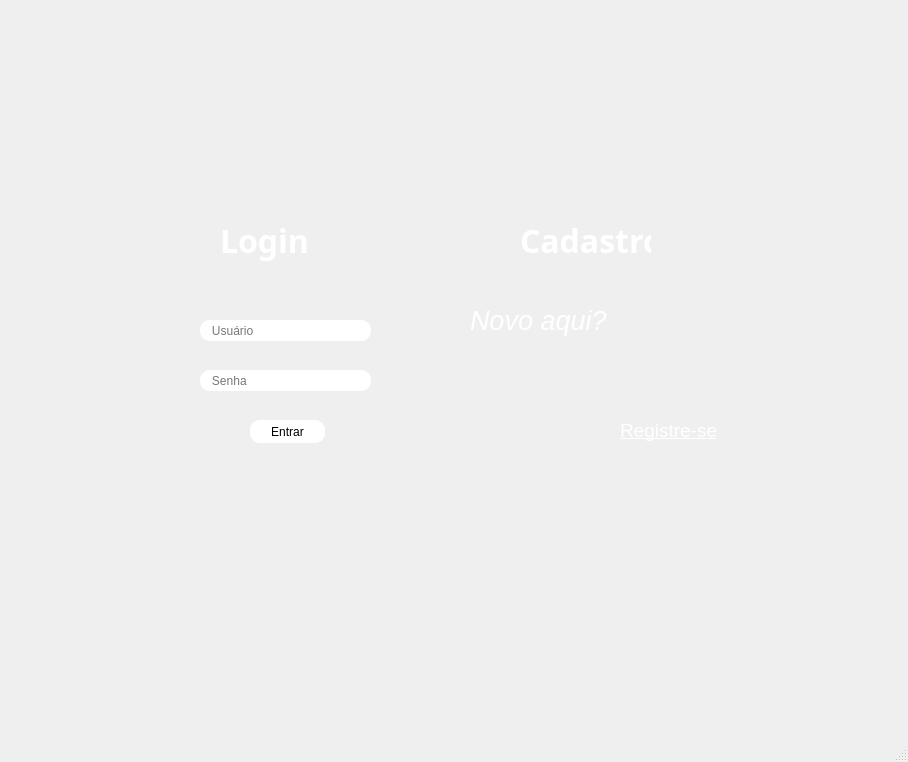
<?xml version="1.0" encoding="UTF-8"?>
<ui version="4.0">
 <class>MainWindow</class>
 <widget class="QMainWindow" name="MainWindow">
  <property name="geometry">
   <rect>
    <x>0</x>
    <y>0</y>
    <width>908</width>
    <height>762</height>
   </rect>
  </property>
  <property name="windowTitle">
   <string>MainWindow</string>
  </property>
  <property name="styleSheet">
   <string notr="true"/>
  </property>
  <widget class="QWidget" name="centralwidget">
   <widget class="QLabel" name="label">
    <property name="geometry">
     <rect>
      <x>-10</x>
      <y>-20</y>
      <width>911</width>
      <height>751</height>
     </rect>
    </property>
    <property name="text">
     <string/>
    </property>
    <property name="pixmap">
     <pixmap>../img/white.jpg</pixmap>
    </property>
    <property name="scaledContents">
     <bool>true</bool>
    </property>
   </widget>
   <widget class="QLabel" name="label_2">
    <property name="geometry">
     <rect>
      <x>320</x>
      <y>-10</y>
      <width>231</width>
      <height>191</height>
     </rect>
    </property>
    <property name="text">
     <string/>
    </property>
    <property name="pixmap">
     <pixmap>../img/logoLfNutri.png</pixmap>
    </property>
    <property name="scaledContents">
     <bool>true</bool>
    </property>
   </widget>
   <widget class="QLabel" name="label_3">
    <property name="geometry">
     <rect>
      <x>140</x>
      <y>200</y>
      <width>621</width>
      <height>361</height>
     </rect>
    </property>
    <property name="styleSheet">
     <string notr="true">
background-color:transparent;
border-radius: 18px;</string>
    </property>
    <property name="text">
     <string/>
    </property>
    <property name="pixmap">
     <pixmap>../img/loginCad.png</pixmap>
    </property>
    <property name="scaledContents">
     <bool>true</bool>
    </property>
   </widget>
   <widget class="QLabel" name="label_4">
    <property name="geometry">
     <rect>
      <x>220</x>
      <y>220</y>
      <width>101</width>
      <height>41</height>
     </rect>
    </property>
    <property name="font">
     <font>
      <family>Yu Gothic UI Semibold</family>
      <pointsize>24</pointsize>
      <weight>75</weight>
      <bold>true</bold>
     </font>
    </property>
    <property name="styleSheet">
     <string notr="true">color:white;</string>
    </property>
    <property name="text">
     <string>Login</string>
    </property>
   </widget>
   <widget class="QLabel" name="label_5">
    <property name="geometry">
     <rect>
      <x>520</x>
      <y>220</y>
      <width>131</width>
      <height>41</height>
     </rect>
    </property>
    <property name="font">
     <font>
      <family>Yu Gothic UI Semibold</family>
      <pointsize>24</pointsize>
      <weight>75</weight>
      <bold>true</bold>
     </font>
    </property>
    <property name="styleSheet">
     <string notr="true">color:white;</string>
    </property>
    <property name="text">
     <string>Cadastro</string>
    </property>
   </widget>
   <widget class="QLineEdit" name="lineEdit">
    <property name="geometry">
     <rect>
      <x>200</x>
      <y>320</y>
      <width>171</width>
      <height>21</height>
     </rect>
    </property>
    <property name="styleSheet">
     <string notr="true">border-radius: 10px;
color: rgb(120, 120, 120);</string>
    </property>
    <property name="text">
     <string>   Usuário</string>
    </property>
   </widget>
   <widget class="QLineEdit" name="lineEdit_2">
    <property name="geometry">
     <rect>
      <x>200</x>
      <y>370</y>
      <width>171</width>
      <height>21</height>
     </rect>
    </property>
    <property name="styleSheet">
     <string notr="true">border-radius: 10px;
color: rgb(120, 120, 120);</string>
    </property>
    <property name="text">
     <string>   Senha</string>
    </property>
   </widget>
   <widget class="QPushButton" name="pushButton">
    <property name="geometry">
     <rect>
      <x>250</x>
      <y>420</y>
      <width>75</width>
      <height>23</height>
     </rect>
    </property>
    <property name="styleSheet">
     <string notr="true">border-radius: 10px;
background-color: white;
</string>
    </property>
    <property name="text">
     <string>Entrar</string>
    </property>
   </widget>
   <widget class="QLabel" name="label_6">
    <property name="geometry">
     <rect>
      <x>470</x>
      <y>300</y>
      <width>171</width>
      <height>41</height>
     </rect>
    </property>
    <property name="font">
     <font>
      <family>Arial</family>
      <pointsize>20</pointsize>
      <weight>50</weight>
      <italic>true</italic>
      <bold>false</bold>
     </font>
    </property>
    <property name="styleSheet">
     <string notr="true">color:white;</string>
    </property>
    <property name="text">
     <string>Novo aqui?</string>
    </property>
   </widget>
   <widget class="QLabel" name="label_7">
    <property name="geometry">
     <rect>
      <x>620</x>
      <y>410</y>
      <width>171</width>
      <height>41</height>
     </rect>
    </property>
    <property name="font">
     <font>
      <family>Arial</family>
      <pointsize>14</pointsize>
      <weight>50</weight>
      <italic>false</italic>
      <bold>false</bold>
      <underline>true</underline>
     </font>
    </property>
    <property name="styleSheet">
     <string notr="true">color:white;</string>
    </property>
    <property name="text">
     <string>Registre-se</string>
    </property>
   </widget>
  </widget>
  <widget class="QMenuBar" name="menubar">
   <property name="geometry">
    <rect>
     <x>0</x>
     <y>0</y>
     <width>908</width>
     <height>21</height>
    </rect>
   </property>
  </widget>
  <widget class="QStatusBar" name="statusbar"/>
 </widget>
 <resources/>
 <connections/>
</ui>
